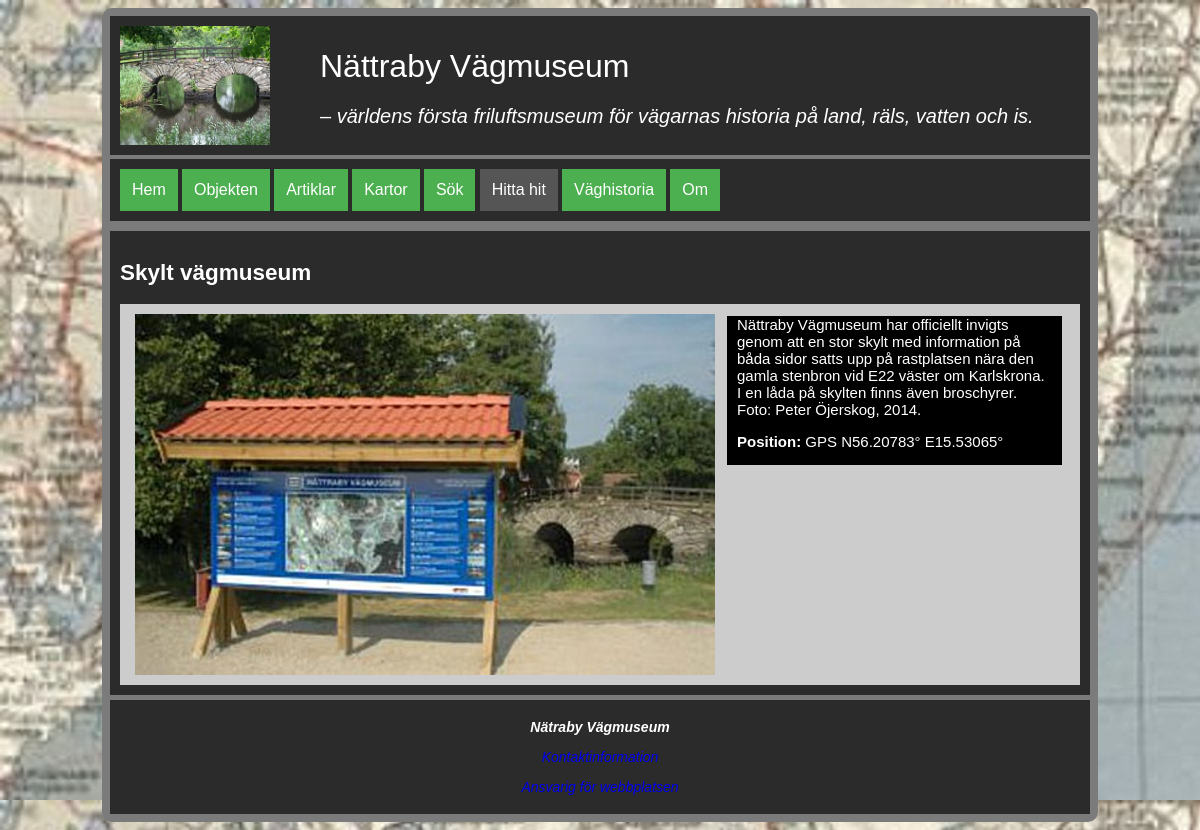
The page /contact.php on the database its author committed.
### tables this page shows
CREATE TABLE article
(
    id INTEGER PRIMARY KEY NOT NULL,
    name TEXT UNIQUE NOT NULL,
    title TEXT NOT NULL,
    data TEXT NOT NULL,
    author TEXT NOT NULL,
    gps TEXT,
    mapImage TEXT,
    image1 TEXT,
    image1Alt TEXT,
    image1Text, TEXT,
    image2 TEXT,
    image2Alt TEXT,
    image2Text TEXT
);

### contact.php (called while the page is built, shortened)
<?php
require __DIR__ . "/view/header.php";
require __DIR__ . "/view/contact.php";
require __DIR__ . "/view/footer.php";

### view/contact.php (the view, shortened to what this page needs)
<?php
    $db = connectToDatabase($dsn2);
    $sql = "SELECT * FROM article;";
    $stmt = $db->prepare($sql);
    $stmt->execute();
    $res1 = $stmt->fetchAll();
    ?>
    <section>
        <header>
            <h1><?= $res1[8]["image1Alt"]; ?></h1>
        </header>
    <article>
        <div class='info'>
        <img src=<?='img/500/'. $res1[8]["image1"]; ?> alt='infoskylt' > </div>
        <div class='infofact'><?= $res1[8]["image1Text"];?> <p>
        <b>Position:</b> <?= $res1[8]["gps"];?> </p></div>
    </article>
</section>

### view/header.php (shortened to what this page needs)
<?php
    $db = connectToDatabase($dsn2);
    $sql = "SELECT * FROM article;";
    $stmt = $db->prepare($sql);
    $stmt->execute();
    $res1 = $stmt->fetchAll();
    ?>
 <!doctype html>
<html lang="sv">
<head>
    <link rel="stylesheet" href="css/style.css">
</head>
<body>
    <header class="site-header">
        <img class="image2"src="img\250\tva-valvig-stenbro-over-nattrabyan.jpg" alt="Skylt gamla landsvägen" />
        <span class="site-title"><?= $res1[0]["title"]; ?></span>
        <span class="site-slogan"><?= $res1[0]["TEXT"]; ?></span>
    </header>
    <nav class="navbar">
        <a class="<?= basename($_SERVER['REQUEST_URI']) == "index.php" ? "selected" : ""; ?>" href="index.php">Hem</a>
        <a class="<?= basename($_SERVER['REQUEST_URI']) == "objectspage.php" ? "selected" : ""; ?>" href="objectspage.php">Objekten</a>
        <a class="<?= basename($_SERVER['REQUEST_URI']) == "articelspage.php" ? "selected" : ""; ?>" href="articelspage.php">Artiklar</a>
        <a class="<?= basename($_SERVER['REQUEST_URI']) == "mapshome.php" ? "selected" : ""; ?>" href="mapshome.php">Kartor</a>
        <a class="<?= basename($_SERVER['REQUEST_URI']) == "search.php" ? "selected" : ""; ?>" href="search.php">Sök</a>
        <a class="<?= basename($_SERVER['REQUEST_URI']) == "contact.php" ? "selected" : ""; ?>" href="contact.php">Hitta hit</a>
        <a class="<?= basename($_SERVER['REQUEST_URI']) == "historypage.php" ? "selected" : ""; ?>" href="historypage.php">Väghistoria</a>
        <a class="<?= basename($_SERVER['REQUEST_URI']) == "aboutpage.php" ? "selected" : ""; ?>" href="aboutpage.php">Om</a>
    </nav>
<main>

### css/style.css (style rules this page uses)
html { overflow-y: scroll; background-image: url("../img/800/karta-blekinge.jpg"); }
main { min-height: 30em; overflow: auto; }
.navbar .selected { background-color: #ccc; }
.info { float: left; padding-right: 5px; width: 580px; height: auto; }
.info img { float: left; padding-right: 5px; width: 580px; height: auto; }
.infofact { border: 2px solid #ccc; margin-left: 5px; padding-left: 10px; padding-right: 10px; max-width: 315px; float: left; background-color: black; color: white; }
.image2 { padding-left: 10px; padding-bottom: 10px; padding-top: 10px; float: left; width: 150px; }
body { margin: 8px auto; padding: 8px; width: 980px; background-color: #7b7b7b; border-radius: 10px; font-family: Helvetica, Arial, sans-serif; font-size: 15px; }
.site-header { overflow: auto; background-color: #2b2b2b; color: white; }
.site-title { display: block; padding-top: 1em; padding-left: 50px; font-size: 32px; overflow: auto; }
.site-slogan { display: block; padding-left: 50px; padding-top: 1em; font-style: italic; overflow: auto; font-size: 20px; }
a:link { text-decoration: none; }
.navbar { padding: 10px; background-color: #2b2b2b; margin-top: 4px; }
.navbar a { display: inline-block; background-color: #4caf50; color: white; padding: 12px; font-size: 16px; border: none; text-decoration: none; }
.navbar .selected { background-color: #555; color: white; }
section { overflow: auto; background-color: #2b2b2b; color: white; margin-top: 10px; padding: 10px; }
article { overflow: auto; background-color: #ccc; color: black; margin-top: 5px; padding: 10px 15px; }

### rows shown on the page
article: title "Nättraby Vägmuseum", TEXT "– världens första friluftsmuseum för vägarnas historia på land, räls, vatten och is."
article: image1Alt "Skylt vägmuseum", image1 (picture), image1Text "Nättraby Vägmuseum har officiellt invigts genom att en stor skylt med information på båda sidor satts upp på rastplatsen nära den gamla stenbron vid E22 väster om Karlskrona. I en låda på skylten finns även broschyrer. Foto: Peter Öjerskog, 2014.", gps "GPS N56.20783° E15.53065°"
